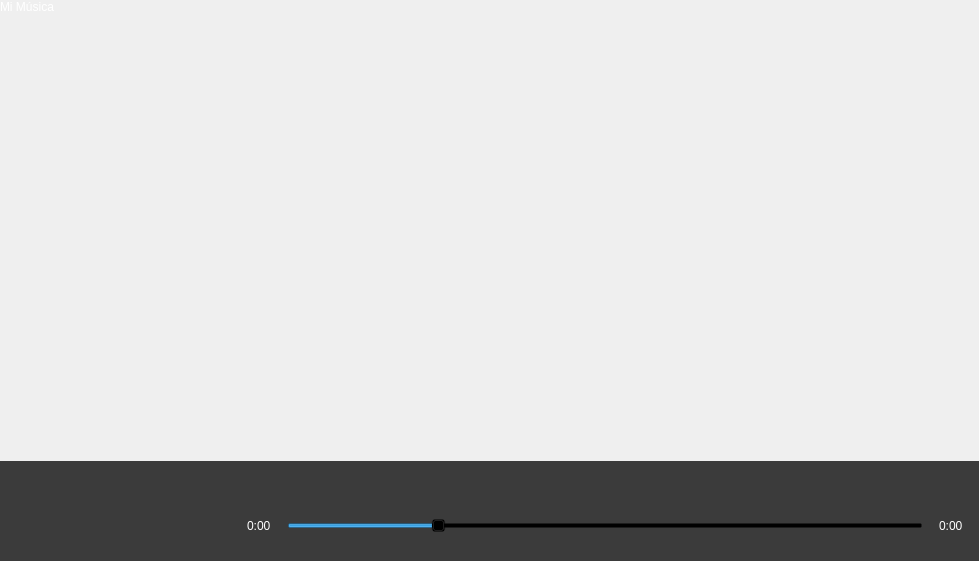
<?xml version="1.0" encoding="UTF-8"?>
<ui version="4.0">
 <class>SputifyClass</class>
 <widget class="QMainWindow" name="SputifyClass">
  <property name="windowModality">
   <enum>Qt::NonModal</enum>
  </property>
  <property name="geometry">
   <rect>
    <x>0</x>
    <y>0</y>
    <width>979</width>
    <height>561</height>
   </rect>
  </property>
  <property name="windowTitle">
   <string>Sputify</string>
  </property>
  <property name="styleSheet">
   <string notr="true">QSlider#songList::groove:horizontal {
    border: 1px solid #999999;
    height: 8px; /* the groove expands to the size of the slider by default. by giving it a height, it has a fixed size */
    background: qlineargradient(x1:0, y1:0, x2:0, y2:1, stop:0 #B1B1B1, stop:1 #c4c4c4);
    margin: 2px 0;
}

QSlider#songList::handle:horizontal {
    background: qlineargradient(x1:0, y1:0, x2:1, y2:1, stop:0 #b4b4b4, stop:1 #8f8f8f);
    border: 1px solid #5c5c5c;
    width: 18px;
    margin: -2px 0; /* handle is placed by default on the contents rect of the groove. Expand outside the groove */
    border-radius: 3px;
}

QSlider#songList::add-page:vertical {
    background: white;
}

QSlider#songList::sub-page:vertical {
    background: pink;
}</string>
  </property>
  <property name="tabShape">
   <enum>QTabWidget::Rounded</enum>
  </property>
  <property name="unifiedTitleAndToolBarOnMac">
   <bool>false</bool>
  </property>
  <widget class="QWidget" name="centralWidget">
   <property name="sizePolicy">
    <sizepolicy hsizetype="Preferred" vsizetype="Preferred">
     <horstretch>0</horstretch>
     <verstretch>0</verstretch>
    </sizepolicy>
   </property>
   <property name="styleSheet">
    <string notr="true">background-color: qlineargradient(x1: 0, y1: 0, x2: 0, y2: 1,
                                      stop: 0 #4D4D4D, stop:  0.2 #333333, stop: 1 #1A1A1A);</string>
   </property>
   <layout class="QVBoxLayout" name="verticalLayout">
    <property name="spacing">
     <number>0</number>
    </property>
    <property name="leftMargin">
     <number>0</number>
    </property>
    <property name="topMargin">
     <number>0</number>
    </property>
    <property name="rightMargin">
     <number>0</number>
    </property>
    <property name="bottomMargin">
     <number>0</number>
    </property>
    <item>
     <widget class="QLabel" name="playlistName">
      <property name="styleSheet">
       <string notr="true">background-color: rgba(0,0,0,0);
color: rgb(255, 255, 255);
font: 87 36pt &quot;Segoe UI Black&quot;;</string>
      </property>
      <property name="text">
       <string>Mi Música</string>
      </property>
      <property name="margin">
       <number>8</number>
      </property>
     </widget>
    </item>
    <item>
     <widget class="QColumnView" name="songList">
      <property name="styleSheet">
       <string notr="true">background-color: rgba(0,0,0,0);</string>
      </property>
      <property name="frameShape">
       <enum>QFrame::NoFrame</enum>
      </property>
      <property name="frameShadow">
       <enum>QFrame::Plain</enum>
      </property>
     </widget>
    </item>
    <item>
     <widget class="QFrame" name="gridFrame">
      <property name="sizePolicy">
       <sizepolicy hsizetype="Expanding" vsizetype="Fixed">
        <horstretch>0</horstretch>
        <verstretch>100</verstretch>
       </sizepolicy>
      </property>
      <property name="styleSheet">
       <string notr="true">background-color: #3b3b3b</string>
      </property>
      <layout class="QGridLayout" name="gridLayout_2">
       <property name="leftMargin">
        <number>0</number>
       </property>
       <property name="topMargin">
        <number>0</number>
       </property>
       <property name="rightMargin">
        <number>0</number>
       </property>
       <property name="bottomMargin">
        <number>0</number>
       </property>
       <property name="spacing">
        <number>0</number>
       </property>
       <item row="0" column="2" colspan="10">
        <layout class="QHBoxLayout" name="buttonsLayout">
         <property name="spacing">
          <number>0</number>
         </property>
         <property name="topMargin">
          <number>8</number>
         </property>
         <item>
          <spacer name="horizontalSpacer">
           <property name="orientation">
            <enum>Qt::Horizontal</enum>
           </property>
           <property name="sizeType">
            <enum>QSizePolicy::Expanding</enum>
           </property>
           <property name="sizeHint" stdset="0">
            <size>
             <width>40</width>
             <height>20</height>
            </size>
           </property>
          </spacer>
         </item>
         <item>
          <widget class="QPushButton" name="shuffleBtn">
           <property name="text">
            <string/>
           </property>
           <property name="icon">
            <iconset resource="Sputify.qrc">
             <normaloff>:/Sputify/shuffle.png</normaloff>:/Sputify/shuffle.png</iconset>
           </property>
           <property name="iconSize">
            <size>
             <width>20</width>
             <height>20</height>
            </size>
           </property>
           <property name="flat">
            <bool>true</bool>
           </property>
          </widget>
         </item>
         <item>
          <spacer name="horizontalSpacer_4">
           <property name="orientation">
            <enum>Qt::Horizontal</enum>
           </property>
           <property name="sizeType">
            <enum>QSizePolicy::Maximum</enum>
           </property>
           <property name="sizeHint" stdset="0">
            <size>
             <width>10</width>
             <height>20</height>
            </size>
           </property>
          </spacer>
         </item>
         <item>
          <widget class="QPushButton" name="prevBtn">
           <property name="text">
            <string/>
           </property>
           <property name="icon">
            <iconset resource="Sputify.qrc">
             <normaloff>:/Sputify/skip_previous.png</normaloff>:/Sputify/skip_previous.png</iconset>
           </property>
           <property name="iconSize">
            <size>
             <width>24</width>
             <height>24</height>
            </size>
           </property>
           <property name="flat">
            <bool>true</bool>
           </property>
          </widget>
         </item>
         <item>
          <spacer name="horizontalSpacer_5">
           <property name="orientation">
            <enum>Qt::Horizontal</enum>
           </property>
           <property name="sizeType">
            <enum>QSizePolicy::Maximum</enum>
           </property>
           <property name="sizeHint" stdset="0">
            <size>
             <width>10</width>
             <height>20</height>
            </size>
           </property>
          </spacer>
         </item>
         <item>
          <widget class="QPushButton" name="playBtn">
           <property name="text">
            <string/>
           </property>
           <property name="icon">
            <iconset resource="Sputify.qrc">
             <normaloff>:/Sputify/play_circle.png</normaloff>:/Sputify/play_circle.png</iconset>
           </property>
           <property name="iconSize">
            <size>
             <width>36</width>
             <height>36</height>
            </size>
           </property>
           <property name="flat">
            <bool>true</bool>
           </property>
          </widget>
         </item>
         <item>
          <spacer name="horizontalSpacer_6">
           <property name="orientation">
            <enum>Qt::Horizontal</enum>
           </property>
           <property name="sizeType">
            <enum>QSizePolicy::Maximum</enum>
           </property>
           <property name="sizeHint" stdset="0">
            <size>
             <width>10</width>
             <height>20</height>
            </size>
           </property>
          </spacer>
         </item>
         <item>
          <widget class="QPushButton" name="nextBtn">
           <property name="text">
            <string/>
           </property>
           <property name="icon">
            <iconset resource="Sputify.qrc">
             <normaloff>:/Sputify/skip_next.png</normaloff>:/Sputify/skip_next.png</iconset>
           </property>
           <property name="iconSize">
            <size>
             <width>24</width>
             <height>24</height>
            </size>
           </property>
           <property name="flat">
            <bool>true</bool>
           </property>
          </widget>
         </item>
         <item>
          <spacer name="horizontalSpacer_7">
           <property name="orientation">
            <enum>Qt::Horizontal</enum>
           </property>
           <property name="sizeType">
            <enum>QSizePolicy::Maximum</enum>
           </property>
           <property name="sizeHint" stdset="0">
            <size>
             <width>10</width>
             <height>20</height>
            </size>
           </property>
          </spacer>
         </item>
         <item>
          <widget class="QPushButton" name="repeatBtn">
           <property name="text">
            <string/>
           </property>
           <property name="icon">
            <iconset resource="Sputify.qrc">
             <normaloff>:/Sputify/repeat.png</normaloff>:/Sputify/repeat.png</iconset>
           </property>
           <property name="iconSize">
            <size>
             <width>20</width>
             <height>20</height>
            </size>
           </property>
           <property name="flat">
            <bool>true</bool>
           </property>
          </widget>
         </item>
         <item>
          <spacer name="horizontalSpacer_2">
           <property name="orientation">
            <enum>Qt::Horizontal</enum>
           </property>
           <property name="sizeType">
            <enum>QSizePolicy::Expanding</enum>
           </property>
           <property name="sizeHint" stdset="0">
            <size>
             <width>40</width>
             <height>20</height>
            </size>
           </property>
          </spacer>
         </item>
        </layout>
       </item>
       <item row="1" column="2" rowspan="2" colspan="10">
        <layout class="QHBoxLayout" name="timeLayout">
         <property name="spacing">
          <number>16</number>
         </property>
         <property name="leftMargin">
          <number>16</number>
         </property>
         <property name="rightMargin">
          <number>16</number>
         </property>
         <item>
          <widget class="QLabel" name="remainingTime">
           <property name="styleSheet">
            <string notr="true">background-color: rgba(0,0,0,0);
color: white;</string>
           </property>
           <property name="text">
            <string>0:00</string>
           </property>
          </widget>
         </item>
         <item>
          <widget class="QSlider" name="timeSlider">
           <property name="autoFillBackground">
            <bool>false</bool>
           </property>
           <property name="styleSheet">
            <string notr="true">background-color: rgba(0,0,0,0);</string>
           </property>
           <property name="value">
            <number>23</number>
           </property>
           <property name="orientation">
            <enum>Qt::Horizontal</enum>
           </property>
          </widget>
         </item>
         <item>
          <widget class="QLabel" name="totalTime">
           <property name="styleSheet">
            <string notr="true">background-color: rgba(0,0,0,0);
color: white;</string>
           </property>
           <property name="text">
            <string>0:00</string>
           </property>
          </widget>
         </item>
        </layout>
       </item>
       <item row="0" column="0" rowspan="3">
        <layout class="QHBoxLayout" name="songLayout">
         <item>
          <widget class="QGraphicsView" name="coverArt">
           <property name="sizePolicy">
            <sizepolicy hsizetype="Fixed" vsizetype="Fixed">
             <horstretch>100</horstretch>
             <verstretch>100</verstretch>
            </sizepolicy>
           </property>
           <property name="maximumSize">
            <size>
             <width>100</width>
             <height>100</height>
            </size>
           </property>
           <property name="frameShape">
            <enum>QFrame::NoFrame</enum>
           </property>
           <property name="frameShadow">
            <enum>QFrame::Plain</enum>
           </property>
           <property name="verticalScrollBarPolicy">
            <enum>Qt::ScrollBarAlwaysOff</enum>
           </property>
           <property name="horizontalScrollBarPolicy">
            <enum>Qt::ScrollBarAlwaysOff</enum>
           </property>
          </widget>
         </item>
         <item>
          <layout class="QVBoxLayout" name="verticalLayout_2">
           <item>
            <spacer name="verticalSpacer">
             <property name="orientation">
              <enum>Qt::Vertical</enum>
             </property>
             <property name="sizeHint" stdset="0">
              <size>
               <width>20</width>
               <height>20</height>
              </size>
             </property>
            </spacer>
           </item>
           <item>
            <widget class="QLabel" name="songName">
             <property name="minimumSize">
              <size>
               <width>125</width>
               <height>0</height>
              </size>
             </property>
             <property name="maximumSize">
              <size>
               <width>250</width>
               <height>16777215</height>
              </size>
             </property>
             <property name="styleSheet">
              <string notr="true">color: white;</string>
             </property>
             <property name="text">
              <string/>
             </property>
            </widget>
           </item>
           <item>
            <widget class="QLabel" name="artistName">
             <property name="minimumSize">
              <size>
               <width>125</width>
               <height>0</height>
              </size>
             </property>
             <property name="maximumSize">
              <size>
               <width>250</width>
               <height>16777215</height>
              </size>
             </property>
             <property name="styleSheet">
              <string notr="true">color: white;</string>
             </property>
             <property name="text">
              <string/>
             </property>
            </widget>
           </item>
           <item>
            <spacer name="verticalSpacer_2">
             <property name="orientation">
              <enum>Qt::Vertical</enum>
             </property>
             <property name="sizeHint" stdset="0">
              <size>
               <width>20</width>
               <height>20</height>
              </size>
             </property>
            </spacer>
           </item>
          </layout>
         </item>
        </layout>
       </item>
      </layout>
     </widget>
    </item>
   </layout>
  </widget>
 </widget>
 <layoutdefault spacing="6" margin="11"/>
 <resources>
  <include location="Sputify.qrc"/>
 </resources>
 <connections/>
</ui>
